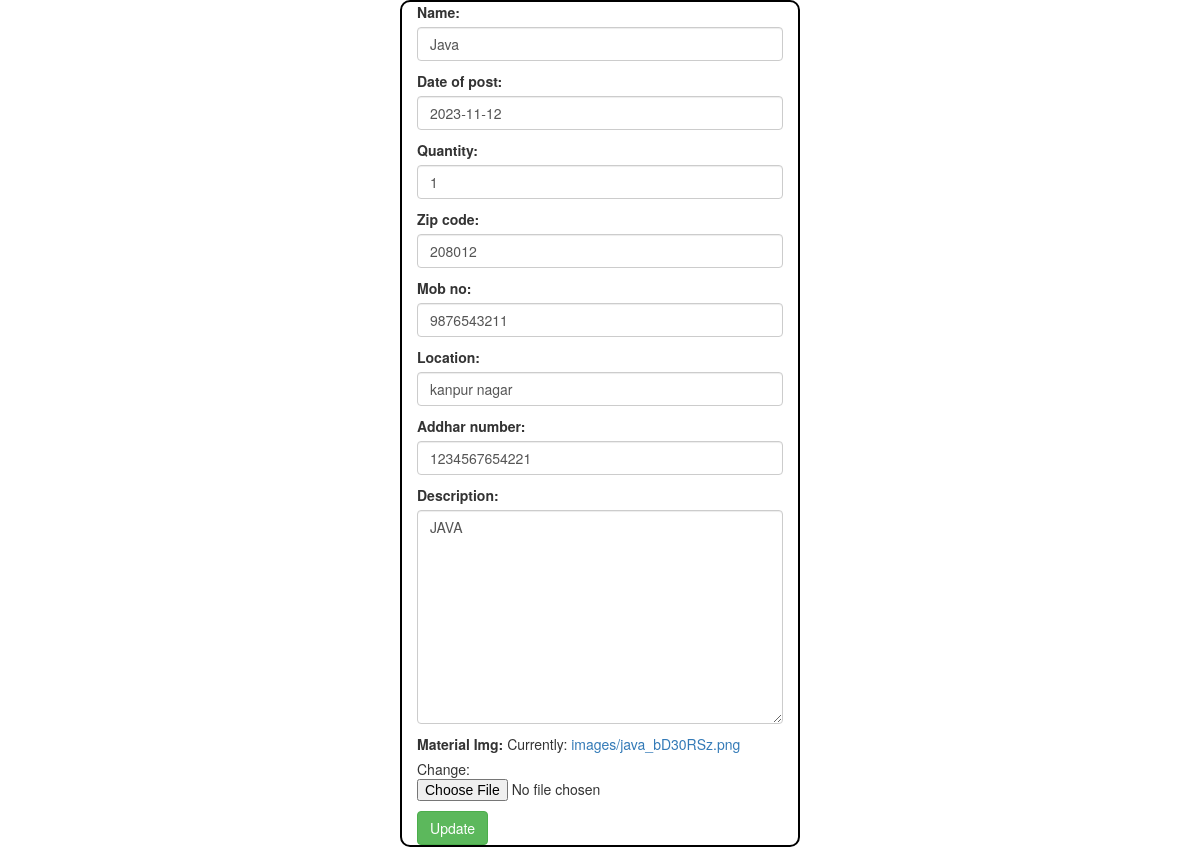
Page /share/update_material/14/ on the committed database.
### share/models.py (models this page shows, shortened)
class Material(models.Model):
	name = models.CharField(max_length=50)
	date_of_post = models.DateField()
	quantity = models.IntegerField()
	location = models.CharField(max_length=100)
	zip_code = models.IntegerField()
	mob_no = models.IntegerField(default=False)
	addhar_number = models.IntegerField()
	description = models.TextField(max_length=300)
	Material_Img = models.ImageField(upload_to='images/')

### share/views.py (the view)
# urls.py: path('update_material/<int:id>/', views.update_material, name='update_material'),
def update_material(request, id):
    if request.method == 'POST':
        material = Material.objects.get(id=id)
        form = MaterialForm(request.POST, instance = material)
        if form.is_valid():
            form.save()
        return redirect("/share/more")
    else:
        material = Material.objects.get(id=id)
        form = MaterialForm(instance = material)
    return render(request, 'share/edit.html', {'form':form})

### share/forms.py
class MaterialForm(forms.ModelForm):
    class Meta:
        model = Material
        fields = ['name', 'date_of_post','quantity' , 'zip_code','mob_no','location',
       'addhar_number' , 'description', 'Material_Img']
        widgets = {
        'name':forms.TextInput(attrs={'class':'form-control'}),
        'date_of_post':forms.DateInput(attrs={'class':'form-control'}),
        'mob_no':forms.NumberInput(attrs={'class':'form-control'}),
        'quantity':forms.NumberInput(attrs={'class':'form-control'}),
        'location':forms.TextInput(attrs={'class':'form-control'}),
        'zip_code':forms.NumberInput(attrs={'class':'form-control'}),
        'addhar_number':forms.NumberInput(attrs={'class':'form-control'}),
        'description':forms.Textarea(attrs={'class':'form-control'}),
        }

### share/templates/share/edit.html (shortened to what this page needs)
<!DOCTYPE html>
<html lang="en">
<head>
    <link rel="stylesheet" href="https://maxcdn.bootstrapcdn.com/bootstrap/3.4.1/css/bootstrap.min.css">
</head>
<body>
    <div class="container-fluid">
<div class="row">
    <div class="col-lg-4 col-md-4 col-sm-4" style="border:2px solid black;border-radius: 10px">
    <form method = "post" enctype="multipart/form-data">
    {{ form.as_p }}
    <input type="submit" class="btn btn-success" value="Update">
    </form>
    </div>
</div>
  </div>
</body>
</html>

### rows in the picture
Material: name "Java", date_of_post "2023-11-12", quantity "1", zip_code "208012", mob_no "9876543211", location "kanpur nagar", addhar_number "1234567654221", description "JAVA"
